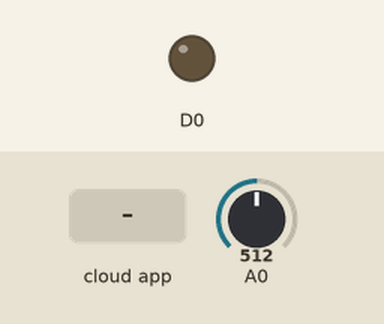
This sketch was run on a simulated ESP8266 (NodeMCU). Shown: output pins drawn as LEDs (lit = HIGH). The inputs (shaded band) are chosen by the test bench; at power-on: A0 = 512. WiFi joins after 1.5 s; servers stay silent unless stated; the Firebase database answers and starts empty; what the sketch prints to the serial monitor is not drawn.

Above: at 5.4 s.
5.5 s: the phone or cloud app sets W to 1
At 8.9 s:
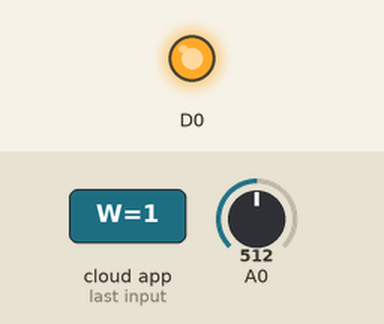
9.2 s: the phone or cloud app sets C to 1
At 11.7 s:
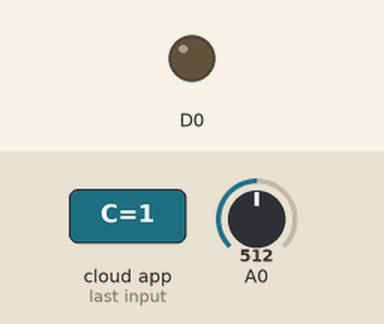
12.0 s: the phone or cloud app sets C to 0
At 14.6 s:
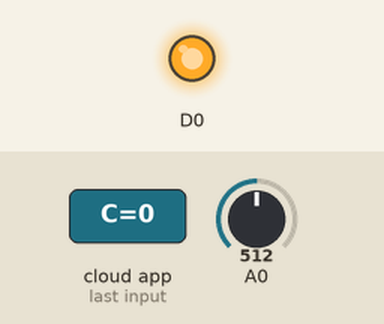
Timing chart, 0 to 16.1 s (numbered marks = the images above; inputs shaded):
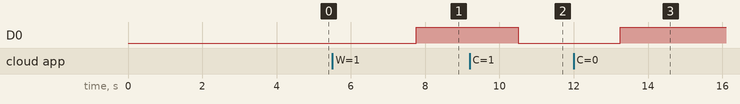

The sketch:

adit.ino
```cpp
/*
   Author: Mayank Bhugra
   Project Name: Advance Drip Irrigation Technique(ADIT)
   Date: 14/Feb/2020
*/
#include<ESP8266WiFi.h>
#include<FirebaseArduino.h>
#define host "adit-ms819.firebaseio.com"
#define auth "09eORK2VN9f4eiWemXZlo4QMHu5G1ThX4WLXE1tF"
#define wifiname "mayank"
#define wifipass "12345678"

int output_value, wheat, onion, carrot, potato, h = 0;
int degree;

void setup() {
  Serial.begin(9600);
  WiFi.begin(wifiname, wifipass);
  while (WiFi.status() != WL_CONNECTED)
  {
    Serial.print(".");
    delay(500);
  }
  Serial.println("Reading From the Sensor ...");
  pinMode(A0, INPUT);
  Firebase.begin(host, auth);
  Firebase.setInt("W", 0);
  Firebase.setInt("C", 0);
  Firebase.setInt("O", 0);
  Firebase.setInt("P", 0);
  Firebase.setInt("H", 0);
  pinMode(D0, OUTPUT);
  delay(2000);
}
void fic() {
  Serial.print("try to connect");
  Firebase.begin(host, auth);
}
void loop() {
  if (Firebase.failed())
  {
    Serial.print("setting no. failed:");
    Serial.print(Firebase.error());
    fic();
    return;
  }
  wheat = Firebase.getString("W").toInt(); //40
  onion = Firebase.getString("O").toInt(); //78%
  carrot = Firebase.getString("C").toInt(); //50%
  potato = Firebase.getString("P").toInt(); //72%
  output_value = analogRead(A0);
  output_value = map(output_value, 1023, 0, 0, 100);
  Serial.print(output_value);
  Firebase.setInt("H", output_value);
  if (onion == 1)
  {
    if (output_value < 78)
    {
      digitalWrite(D0, 0);
    }
    else
    {
      //off condition
      onion = 0;
      digitalWrite(D0, 1);
    }
  }
  if (wheat == 1)
  {
    if (output_value < 24)
    {
      digitalWrite(D0, 0);
    }
    else
    {
      //off condition
      wheat = 0;
      digitalWrite(D0, 1);
    }
  }
  if (carrot == 1)
  {
    if (output_value < 50)
    {
      digitalWrite(D0, 0);
    }
    else
    {
      //off condition
      carrot = 0;
      digitalWrite(D0, 1);
    }
  }
  if (potato == 1)
  {
    if (output_value <= 72)
    {
      digitalWrite(D0, 0);
    }
    else
    {
      //off condition
      potato = 0;
      digitalWrite(D0, 1);
    }
  }
  delay(2000);
}
```

Measured:
- after the input at 5.5 s, D0: LOW → HIGH after 2.3 s
- after the input at 9.2 s, D0: HIGH → LOW after 1.3 s
- after the input at 12.0 s, D0: LOW → HIGH after 1.3 s
